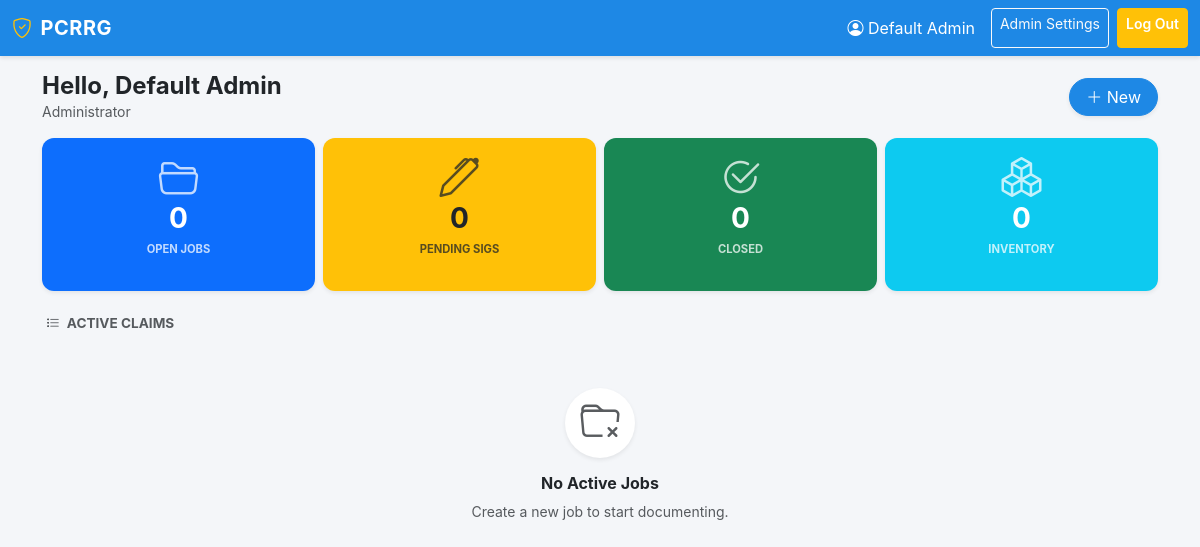
The page / (signed in) on the database as committed earlier.
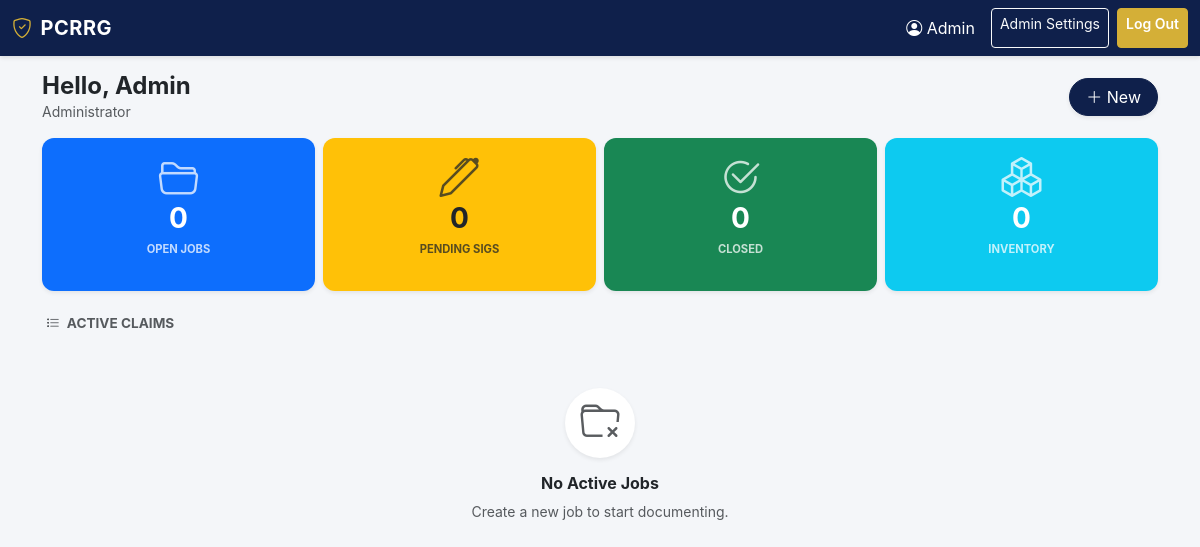
The same page on the database as committed later.
### app.py (models this page shows, shortened)
class User(UserMixin, db.Model):
    id = db.Column(db.Integer, primary_key=True)
    username = db.Column(db.String(80), unique=True, nullable=False)
    pin = db.Column(db.String(16), nullable=False)
    name = db.Column(db.String(255))
    phone = db.Column(db.String(50))
    email = db.Column(db.String(255))
    role = db.Column(db.String(50), default='tech')

### app.py (the view)
@app.route('/')
@login_required
def dashboard():
    jobs_open = Job.query.filter_by(status='open').count()
    jobs_closed = Job.query.filter_by(status='closed').count()
    jobs_archived = Job.query.filter_by(status='archived').count()
    inventory_count = InventoryItem.query.count()
    contracts_pending = JobContract.query.filter_by(signed=False).count()
    recent_jobs = Job.query.order_by(Job.created_at.desc()).limit(10).all()
    active_sessions = EmployeeSession.query.filter(EmployeeSession.clock_out_at.is_(None)).all()
    return render_template(
        'dashboard.html',
        jobs_open=jobs_open,
        jobs_closed=jobs_closed,
        jobs_archived=jobs_archived,
        inventory_count=inventory_count,
        contracts_pending=contracts_pending,
        recent_jobs=recent_jobs,
        active_sessions=active_sessions
    )

### app.py (called while the page is built)
@login_manager.user_loader
def load_user(user_id):
    return User.query.get(int(user_id))

def is_admin():
    return current_user.is_authenticated and getattr(current_user, 'role', '') == 'admin'

@app.context_processor
def inject_globals():
    theme = ThemeSettings.query.first()
    return {'is_admin': is_admin(), 'current_user': current_user, 'theme': theme}

@app.context_processor
def inject_theme():
    try:
        return {"t": load_theme()}
    except Exception:
        return {"t": {}}

@app.context_processor
def inject_globals():
    theme = ThemeSettings.query.first()
    return {
        "is_admin": is_admin(),
        "current_user": current_user,
        "theme": theme,
        "user_has_permission": user_has_permission,
    }

### plus/ui.py (called while the page is built, shortened)
def load_plus_config():
    with open(PLUS_CONFIG_PATH, 'r', encoding='utf-8') as f:
        return json.load(f)

@app.context_processor
def inject_plus():
    return { "plus_ui": load_plus_config() }

### templates/dashboard.html (shortened to what the changed rows need)
{% extends "base.html" %}
{% block content %}
<div class="d-flex justify-content-between align-items-center mb-3">
    <div>
        <h4 class="fw-bold mb-0 text-dark">Hello, {{ current_user.name or current_user.username }}</h4>
        <p class="text-muted small mb-0">{{ "Administrator" if is_admin else "Field Technician" }}</p>
    </div>
</div>
{% endblock %}

### templates/base.html (shortened to what this page needs)
<!DOCTYPE html>
<html lang="en">
<head>
    <link href="https://cdn.jsdelivr.net/npm/bootstrap@5.3.2/dist/css/bootstrap.min.css" rel="stylesheet">
    <link rel="stylesheet" href="https://cdn.jsdelivr.net/npm/bootstrap-icons@1.11.1/font/bootstrap-icons.css">
</head>
<body>
<nav class="navbar navbar-expand-lg navbar-dark navbar-pcrrg sticky-top">
    <div class="container-fluid">
        <a class="navbar-brand" href="/">
            {% if theme and theme.logo_url and theme.logo_url != '/static/logo.png' %}
            <img src="{{ theme.logo_url }}" alt="Logo" height="30" class="me-2 rounded bg-white p-1">
            {% else %}
            <i class="bi bi-shield-check me-2" style="color: var(--pcrrg-secondary);"></i>
            {% endif %}
            PCRRG
        </a>
        <div class="d-none d-lg-flex ms-auto">
            {% if current_user.is_authenticated %}
                <span class="navbar-text me-3 text-white"><i class="bi bi-person-circle"></i> {{ current_user.name or current_user.username }}</span>
                {% if is_admin %}
                    <a class="btn btn-sm btn-outline-light me-2" href="/admin">Admin Settings</a>
                {% endif %}
                <a class="btn btn-sm btn-warning" href="/logout">Log Out</a>
            {% endif %}
        </div>
    </div>
</nav>
<div class="container py-3">
    {% block content %}{% endblock %}
</div>
</body>
</html>

Rows that differ between the two databases and show on the page:
changed User: name "Default Admin" → "Admin"
